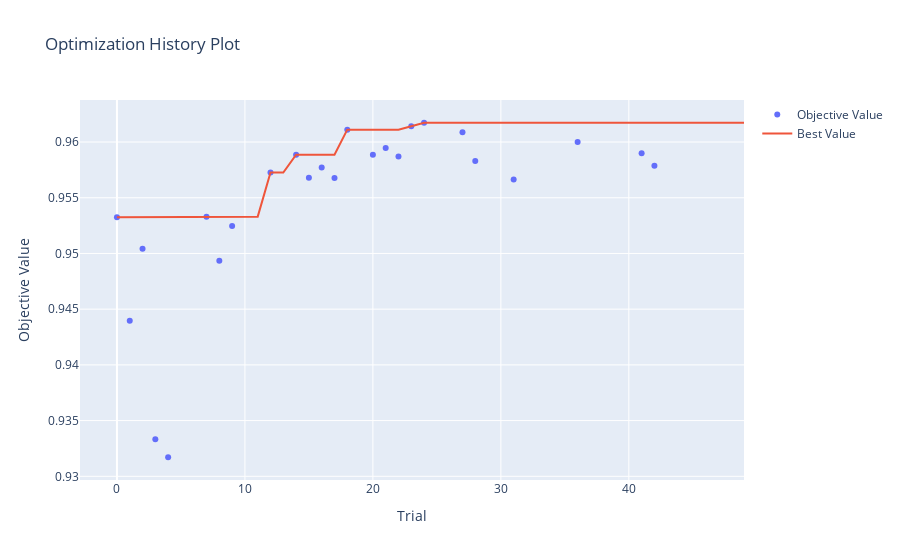
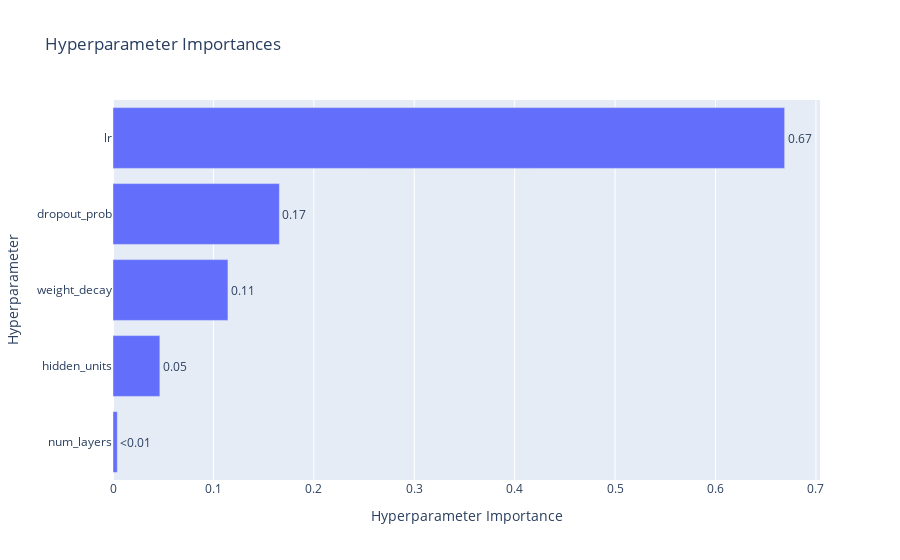

These figures' notebook cell, in order:
### Code cell
# -*- coding: utf-8 -*-
"""
Optimize for Max Test Correlation with Optuna
"""

############## PACKAGE IMPORTS ###############
import torch
import torch.nn as nn
import torch.optim as optim
import numpy as np
import pandas as pd
import os
import ast
import optuna
from sklearn.model_selection import train_test_split
from sklearn.preprocessing import StandardScaler

############### LOCAL IMPORTS ###############
from network_classes import MLP 
from stats_and_plot_functions import mean_squared_error, calc_rhoc, CustomScaler

# 固定随机种子保证可复现性
torch.manual_seed(42)
np.random.seed(42)

# 全局配置
DATA_PATH = './data/'
EPOCHS = 50
BATCH_SIZE = 128
VALID_RATIO = 0.2
N_TRIALS = 50  # 试验次数

# 加载并预处理数据
def load_and_preprocess_data():
    """加载并预处理数据（包含测试集）"""
    data_train = pd.read_csv(os.path.join(DATA_PATH, 'train_data_10k_conjugated_cores.csv'))
    data_test = pd.read_csv(os.path.join(DATA_PATH, 'test_data_500_analogues.csv'))

    # 训练数据
    train_Etddft = data_train['S1_TDDFT'].values 
    train_Ezindo = data_train['S1_ZINDO'].values
    train_fp = np.array([np.array(ast.literal_eval(fp), dtype=np.int32) for fp in data_train['fingerprint'].values])
    train_input = np.concatenate((train_Ezindo.reshape(-1,1), train_fp), axis=1)

    # 测试数据
    test_Etddft = data_test['E(S1_TDDFT)_analogue'].values 
    test_Ezindo = data_test['E(S1_ZINDO)_analogue'].values
    test_fp = np.array([np.array(ast.literal_eval(fp), dtype=np.int32) for fp in data_test['fingerprint'].values])
    test_input = np.concatenate((test_Ezindo.reshape(-1,1), test_fp), axis=1)

    # 标准化器（使用训练集拟合）
    input_scaler = CustomScaler()
    target_scaler = StandardScaler()
    input_scaler.fit(train_input)
    target_scaler.fit(train_Etddft.reshape(-1, 1))

    # 标准化数据
    train_input_norm = input_scaler.transform(train_input)
    train_target_norm = target_scaler.transform(train_Etddft.reshape(-1, 1)).flatten()
    test_input_norm = input_scaler.transform(test_input)
    test_target_actual = test_Etddft  # 保留原始目标值用于最终评估

    return (
        torch.FloatTensor(train_input_norm),
        torch.FloatTensor(train_target_norm),
        torch.FloatTensor(test_input_norm),
        test_target_actual,
        input_scaler,
        target_scaler
    )

# 提前加载数据
train_input, train_target, test_input, test_target, input_scaler, target_scaler = load_and_preprocess_data()
train_dataset = torch.utils.data.TensorDataset(train_input, train_target)
train_loader = torch.utils.data.DataLoader(train_dataset, batch_size=BATCH_SIZE, shuffle=True)

def objective(trial):
    """Optuna目标函数：最大化测试集相关系数"""
    # 超参数搜索空间（优化后的范围）
    params = {
        'lr': trial.suggest_float('lr', 1e-5, 1e-3, log=True),
        'hidden_units': trial.suggest_categorical('hidden_units', [128, 256, 512]),
        'num_layers': trial.suggest_int('num_layers', 2, 4),
        'dropout_prob': trial.suggest_float('dropout_prob', 0.1, 0.4),
        'weight_decay': trial.suggest_float('weight_decay', 1e-6, 1e-3, log=True)
    }

    # 构建隐藏层
    hidden_layers = []
    for i in range(params['num_layers']):
        units = max(params['hidden_units'] // (2 ** i), 64)
        hidden_layers.append((units, nn.ReLU()))

    # 初始化模型
    model = MLP(
        input_dim=train_input.shape[1],
        output_dim=1,
        layers_data=hidden_layers,
        dropout_prob=params['dropout_prob']
    )

    # 优化器
    optimizer = optim.Adam(
        model.parameters(),
        lr=params['lr'],
        weight_decay=params['weight_decay']
    )

    # 早停机制
    best_correlation = -1.0
    early_stop_counter = 0
    criterion = nn.MSELoss()

    for epoch in range(EPOCHS):
        # 训练阶段
        model.train()
        epoch_loss = 0
        for inputs, targets in train_loader:
            optimizer.zero_grad()
            outputs = model(inputs)
            loss = criterion(outputs, targets.view(-1,1))
            loss.backward()
            optimizer.step()
            epoch_loss += loss.item()

        # 验证阶段：直接在测试集上计算相关系数（小数据集可行）
        model.eval()
        with torch.no_grad():
            test_pred = model(test_input).numpy().flatten()
            test_pred_actual = target_scaler.inverse_transform(test_pred.reshape(-1,1)).flatten()
            current_correlation = calc_rhoc(test_target, test_pred_actual)

        # 更新最佳结果
        if current_correlation > best_correlation:
            best_correlation = current_correlation
            early_stop_counter = 0
        else:
            early_stop_counter += 1
            if early_stop_counter >= 10:  # 10个epoch无提升则停止
                break

        trial.report(current_correlation, epoch)
        if trial.should_prune():
            raise optuna.TrialPruned()

    return best_correlation

if __name__ == "__main__":
    # 创建Study（最大化目标）
    study = optuna.create_study(
        direction='maximize',
        sampler=optuna.samplers.TPESampler(),
        pruner=optuna.pruners.MedianPruner(n_warmup_steps=5)
    )
    
    # 运行优化
    study.optimize(objective, n_trials=N_TRIALS, show_progress_bar=True)

    # 输出结果
    print("\n最佳试验结果:")
    trial = study.best_trial
    print(f"  Test Correlation: {trial.value:.5f}")
    print("  最佳超参数组合:")
    for key, value in trial.params.items():
        print(f"    {key}: {value}")

    # 可视化
    optuna.visualization.plot_optimization_history(study).show()
    optuna.visualization.plot_param_importances(study).show()

### Figure 1 — Plotly figure (JSON) as saved in the notebook; plotly's stock layout.template omitted (floating-point values rounded to 4 significant figures)
{"data": [{"mode": "markers", "name": "Objective Value", "type": "scatter", "x": [0, 1, 2, 3, 4, 7, 8, 9, 12, 14, 15, 16, 17, 18, 20, 21, 22, 23, 24, 27, 28, 31, 36, 41, 42], "y": [0.9533, 0.944, 0.9504, 0.9333, 0.9317, 0.9533, 0.9493, 0.9525, 0.9573, 0.9589, 0.9568, 0.9577, 0.9568, 0.9611, 0.9589, 0.9595, 0.9587, 0.9614, 0.9617, 0.9609, 0.9583, 0.9566, 0.96, 0.959, 0.9579]}, {"mode": "lines", "name": "Best Value", "type": "scatter", "x": [0, 1, 2, 3, 4, 5, 6, 7, 8, 9, 10, 11, 12, 13, 14, 15, 16, 17, 18, 19, 20, 21, 22, 23, 24, 25, 26, 27, 28, 29, 30, 31, 32, 33, 34, 35, 36, 37, 38, 39, 40, 41, 42, 43, 44, 45, 46, 47, 48, 49], "y": [0.9533, 0.9533, 0.9533, 0.9533, 0.9533, 0.9533, 0.9533, 0.9533, 0.9533, 0.9533, 0.9533, 0.9533, 0.9573, 0.9573, 0.9589, 0.9589, 0.9589, 0.9589, 0.9611, 0.9611, 0.9611, 0.9611, 0.9611, 0.9614, 0.9617, 0.9617, 0.9617, 0.9617, 0.9617, 0.9617, 0.9617, 0.9617, 0.9617, 0.9617, 0.9617, 0.9617, 0.9617, 0.9617, 0.9617, 0.9617, 0.9617, 0.9617, 0.9617, 0.9617, 0.9617, 0.9617, 0.9617, 0.9617, 0.9617, 0.9617]}, {"marker": {"color": "#cccccc"}, "mode": "markers", "name": "Infeasible Trial", "showlegend": false, "type": "scatter", "x": [], "y": []}], "layout": {"title": {"text": "Optimization History Plot"}, "xaxis": {"title": {"text": "Trial"}}, "yaxis": {"title": {"text": "Objective Value"}}}}

### Figure 2 — Plotly figure (JSON) as saved in the notebook; plotly's stock layout.template omitted (floating-point values rounded to 4 significant figures)
{"data": [{"cliponaxis": false, "hovertemplate": ["num_layers (IntDistribution): 0.00431014293840404<extra></extra>", "hidden_units (CategoricalDistribution): 0.046671212669204216<extra></extra>", "weight_decay (FloatDistribution): 0.11446689556818805<extra></extra>", "dropout_prob (FloatDistribution): 0.16570666736767883<extra></extra>", "lr (FloatDistribution): 0.6688450814565248<extra></extra>"], "name": "Objective Value", "orientation": "h", "text": ["<0.01", "0.05", "0.11", "0.17", "0.67"], "textposition": "outside", "type": "bar", "x": [0.00431, 0.04667, 0.1145, 0.1657, 0.6688], "y": ["num_layers", "hidden_units", "weight_decay", "dropout_prob", "lr"]}], "layout": {"title": {"text": "Hyperparameter Importances"}, "xaxis": {"title": {"text": "Hyperparameter Importance"}}, "yaxis": {"title": {"text": "Hyperparameter"}}}}
